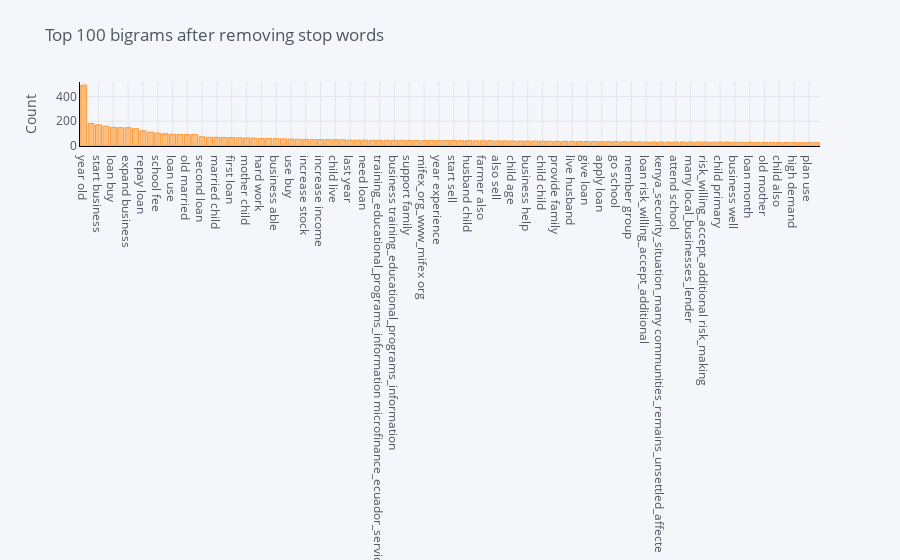

Notebook code for this chart:
### Code cell
plot_model(plot = 'bigram')

### Figure 1 — Plotly figure (JSON) as saved in the notebook; plotly's stock layout.template omitted (floating-point values rounded to 4 significant figures)
{"data": [{"marker": {"color": "rgba(255, 153, 51, 0.6)", "line": {"color": "rgba(255, 153, 51, 1.0)", "width": 1}}, "name": "count", "orientation": "v", "text": "", "type": "bar", "x": ["year old", "request loan", "start business", "year ago", "loan buy", "marry child", "expand business", "use loan", "repay loan", "business year", "school fee", "child school", "loan use", "business sell", "old married", "old child", "second loan", "work hard", "married child", "loan purchase", "first loan", "primary school", "mother child", "small business", "hard work", "educate child", "business able", "pay school", "use buy", "old marry", "increase stock", "secondary school", "increase income", "loan able", "child live", "loan order", "last year", "business grow", "need loan", "start small", "training_educational_programs_information microfinance_ecuador_services_please", "husband work", "business training_educational_programs_information", "woman group", "support family", "help business", "mifex_org_www_mifex org", "microfinance_ecuador_services_please mifex_org_www_mifex", "year experience", "group member", "start sell", "able buy", "husband child", "run business", "farmer also", "operate business", "also sell", "sell product", "child age", "able repay", "business help", "sell clothing", "child child", "begin business", "provide family", "loan usd", "live husband", "high school", "give loan", "loan help", "apply loan", "receive loan", "go school", "loan intend", "member group", "rice farmer", "loan risk_willing_accept_additional", "communities_remains_unsettled_affecte many", "kenya_security_situation_many communities_remains_unsettled_affecte", "risk_making loan", "attend school", "person group", "many local_businesses_lender", "local_businesses_lender loan", "risk_willing_accept_additional risk_making", "fee child", "child primary", "able provide", "business well", "loan invest", "loan month", "run small", "old mother", "grow business", "child also", "well life", "high demand", "business loan", "plan use", "loan together"], "y": [491, 182, 171, 160, 150, 148, 148, 140, 123, 112, 105, 99, 95, 93, 93, 92, 74, 70, 70, 69, 68, 66, 65, 63, 60, 60, 59, 58, 56, 54, 53, 52, 52, 51, 51, 50, 47, 47, 47, 46, 46, 46, 46, 46, 45, 44, 44, 44, 44, 44, 44, 43, 43, 42, 42, 42, 41, 41, 40, 40, 40, 40, 39, 38, 37, 37, 37, 36, 36, 36, 35, 35, 35, 34, 34, 33, 32, 32, 32, 32, 32, 32, 32, 32, 32, 31, 31, 31, 30, 30, 30, 29, 29, 29, 28, 28, 28, 27, 27, 27]}], "layout": {"legend": {"bgcolor": "#F5F6F9", "font": {"color": "#4D5663"}}, "paper_bgcolor": "#F5F6F9", "plot_bgcolor": "#F5F6F9", "title": {"font": {"color": "#4D5663"}, "text": "Top 100 bigrams after removing stop words"}, "xaxis": {"gridcolor": "#E1E5ED", "linecolor": "black", "showgrid": true, "tickfont": {"color": "#4D5663"}, "title": {"font": {"color": "#4D5663"}, "text": ""}, "zerolinecolor": "#E1E5ED"}, "yaxis": {"gridcolor": "#E1E5ED", "linecolor": "black", "showgrid": true, "tickfont": {"color": "#4D5663"}, "title": {"font": {"color": "#4D5663"}, "text": "Count"}, "zerolinecolor": "#E1E5ED"}}}
